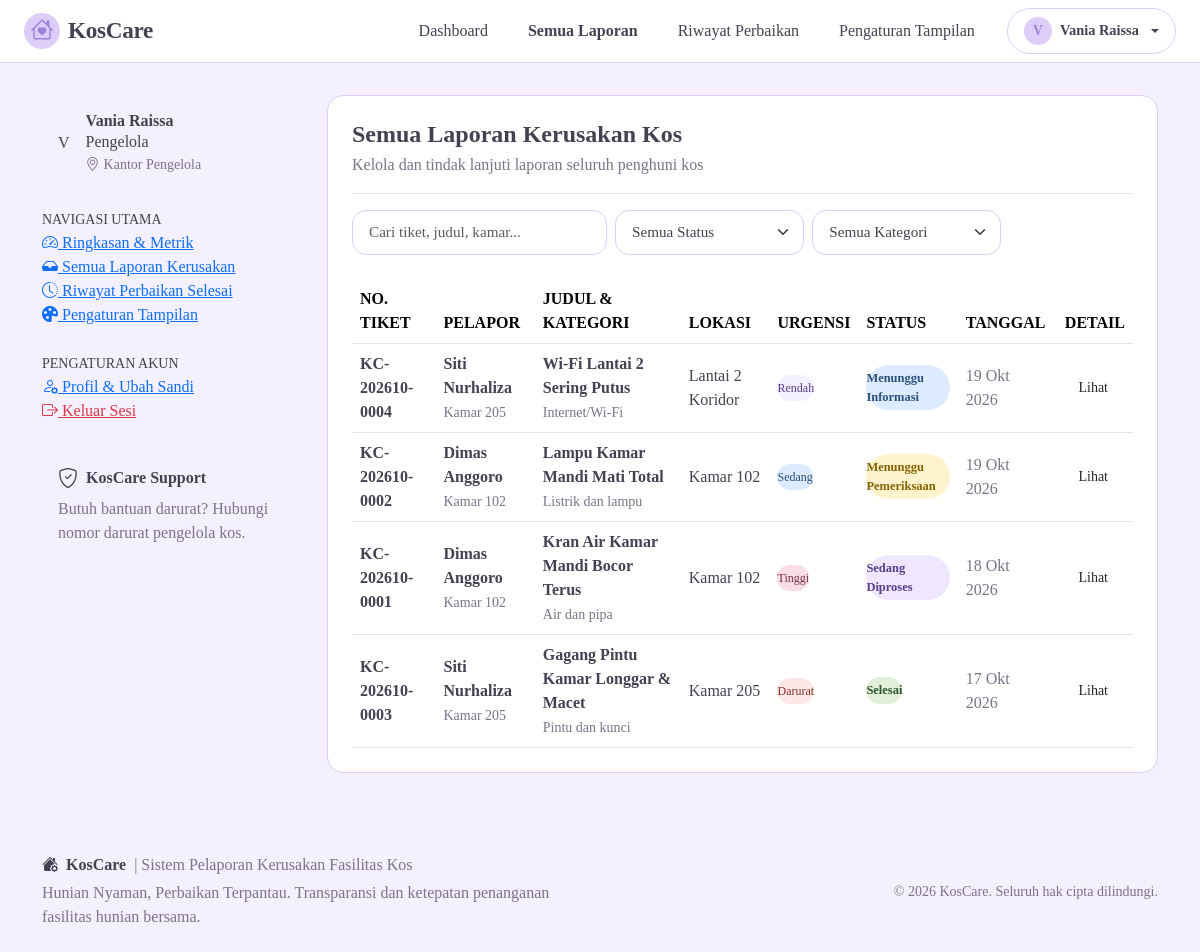
The page /reports/index.php (signed in) on the database its author committed.
### tables this page shows
CREATE TABLE `theme_settings` (
  `id` INT UNSIGNED NOT NULL DEFAULT 1,
  `preset_name` VARCHAR(50) NOT NULL DEFAULT 'Pastel Lilac',
  `color_primary` VARCHAR(20) NOT NULL DEFAULT '#9B82D8',
  `color_secondary` VARCHAR(20) NOT NULL DEFAULT '#DCCEF9',
  `color_background` VARCHAR(20) NOT NULL DEFAULT '#F5F0FF',
  `color_card` VARCHAR(20) NOT NULL DEFAULT '#FFFFFF',
  `color_button` VARCHAR(20) NOT NULL DEFAULT '#9B82D8',
  `color_text` VARCHAR(20) NOT NULL DEFAULT '#454052',
  `font_family` VARCHAR(100) NOT NULL DEFAULT 'Times New Roman, Times, Georgia, serif',
  `font_size_scale` VARCHAR(20) NOT NULL DEFAULT 'normal',
  `app_name` VARCHAR(100) NOT NULL DEFAULT 'KosCare',
  `app_tagline` VARCHAR(255) NOT NULL DEFAULT 'Perawatan Kos Jadi Lebih Mudah',
  `logo_path` VARCHAR(255) DEFAULT NULL,
  `logo_size` VARCHAR(20) NOT NULL DEFAULT 'medium',
  `card_radius` VARCHAR(20) NOT NULL DEFAULT '1rem',
  `button_shape` VARCHAR(20) NOT NULL DEFAULT 'pill',
  `updated_at` TIMESTAMP NOT NULL DEFAULT CURRENT_TIMESTAMP ON UPDATE CURRENT_TIMESTAMP,
  PRIMARY KEY (`id`)
);

CREATE TABLE `reports` (
  `id` INT UNSIGNED NOT NULL AUTO_INCREMENT,
  `ticket_number` VARCHAR(30) NOT NULL,
  `user_id` INT UNSIGNED NOT NULL,
  `title` VARCHAR(150) NOT NULL,
  `category` ENUM(
    'Listrik dan lampu',
    'Air dan pipa',
    'Kamar mandi',
    'Pintu dan kunci',
    'Furnitur',
    'Internet/Wi-Fi',
    'Fasilitas umum',
    'Lainnya'
  ) NOT NULL,
  `location` VARCHAR(100) NOT NULL,
  `description` TEXT NOT NULL,
  `urgency` ENUM('Rendah', 'Sedang', 'Tinggi', 'Darurat') NOT NULL DEFAULT 'Sedang',
  `photo` VARCHAR(255) DEFAULT NULL,
  `status` ENUM(
    'Menunggu Pemeriksaan',
    'Sedang Diproses',
    'Menunggu Informasi',
    'Selesai',
    'Ditolak'
  ) NOT NULL DEFAULT 'Menunggu Pemeriksaan',
  `created_at` TIMESTAMP NOT NULL DEFAULT CURRENT_TIMESTAMP,
  `updated_at` TIMESTAMP NOT NULL DEFAULT CURRENT_TIMESTAMP ON UPDATE CURRENT_TIMESTAMP,
  PRIMARY KEY (`id`),
  UNIQUE KEY `uk_reports_ticket` (`ticket_number`),
  KEY `idx_reports_user_id` (`user_id`),
  KEY `idx_reports_status` (`status`),
  KEY `idx_reports_urgency` (`urgency`),
  KEY `idx_reports_category` (`category`),
  KEY `idx_reports_created_at` (`created_at`),
  CONSTRAINT `fk_reports_user` FOREIGN KEY (`user_id`) REFERENCES `users` (`id`) ON DELETE CASCADE
);

CREATE TABLE `users` (
  `id` INT UNSIGNED NOT NULL AUTO_INCREMENT,
  `name` VARCHAR(100) NOT NULL,
  `username` VARCHAR(50) NOT NULL,
  `email` VARCHAR(100) NOT NULL,
  `password` VARCHAR(255) NOT NULL,
  `phone` VARCHAR(20) NOT NULL,
  `room_number` VARCHAR(20) DEFAULT NULL,
  `role` ENUM('penghuni', 'pengelola', 'teknisi') NOT NULL DEFAULT 'penghuni',
  `status` ENUM('active', 'inactive') NOT NULL DEFAULT 'active',
  `created_at` TIMESTAMP NOT NULL DEFAULT CURRENT_TIMESTAMP,
  `updated_at` TIMESTAMP NOT NULL DEFAULT CURRENT_TIMESTAMP ON UPDATE CURRENT_TIMESTAMP,
  PRIMARY KEY (`id`),
  UNIQUE KEY `uk_users_username` (`username`),
  UNIQUE KEY `uk_users_email` (`email`),
  KEY `idx_users_role` (`role`)
);

### reports/index.php (the view, shortened to what the rows shown need)
<?php
require_once __DIR__ . '/../includes/functions.php';
require_once __DIR__ . '/../includes/auth.php';
$user = currentUser();
$isManager = ($user['role'] === 'pengelola');
$pdo = getDBConnection();
$sql = "
    SELECT r.*, u.name AS reporter_name, u.room_number, u.phone AS reporter_phone
    FROM reports r
    JOIN users u ON r.user_id = u.id
    WHERE 1=1
";
$params = [];
$sql .= " ORDER BY r.created_at DESC";
$stmt = $pdo->prepare($sql);
$stmt->execute($params);
$reports = $stmt->fetchAll();
require_once __DIR__ . '/../includes/header.php';
require_once __DIR__ . '/../includes/navbar.php';
?>
<div class="container py-4 my-2">
    <div class="row g-4">
        <div class="col-lg-9">
            <div class="card card-custom p-4 mb-4 shadow-xs">
                <?php if (empty($reports)): ?>
                    <div class="text-center py-5">
                        <div class="stat-icon-wrapper mx-auto mb-3 bg-light text-taupe">
                            <i class="bi bi-folder2-open"></i>
                        </div>
                        <h6 class="fw-bold text-charcoal">Tidak Ada Laporan</h6>
                        <p class="text-taupe fs-7 mb-3">Tidak ditemukan data laporan kerusakan yang sesuai kriteria.</p>
                        <?php if (!$isManager): ?>
                            <a href="<?php echo BASE_URL; ?>/reports/create.php" class="btn btn-sage btn-sm px-3 rounded-pill text-white fw-medium">
                                Buat Laporan Baru
                            </a>
                        <?php endif; ?>
                    </div>
                <?php else: ?>
                    <div class="table-responsive">
                        <table class="table align-middle table-hover mb-0">
                            <thead>
                                <tr class="text-taupe fs-8 text-uppercase border-bottom">
                                    <th>No. Tiket</th>
                                    <?php if ($isManager): ?>
                                        <th>Pelapor</th>
                                    <?php endif; ?>
                                    <th>Judul & Kategori</th>
                                    <th>Lokasi</th>
                                    <th>Urgensi</th>
                                    <th>Status</th>
                                    <th>Tanggal</th>
                                    <th class="text-end">Detail</th>
                                </tr>
                            </thead>
                            <tbody>
                                <?php foreach ($reports as $rep): ?>
                                    <tr>
                                        <td>
                                            <span class="fw-bold text-charcoal fs-7"><?php echo e($rep['ticket_number']); ?></span>
                                        </td>
                                        <?php if ($isManager): ?>
                                            <td>
                                                <div class="fw-semibold text-charcoal fs-7"><?php echo e($rep['reporter_name']); ?></div>
                                                <small class="text-taupe fs-8"><?php echo e($rep['room_number']); ?></small>
                                            </td>
                                        <?php endif; ?>
                                        <td>
                                            <div class="fw-semibold text-charcoal fs-7"><?php echo e($rep['title']); ?></div>
                                            <small class="text-taupe fs-8"><?php echo e($rep['category']); ?></small>
                                        </td>
                                        <td>
                                            <span class="fs-7 text-charcoal"><?php echo e($rep['location']); ?></span>
                                        </td>
                                        <td>
                                            <?php echo renderUrgencyBadge($rep['urgency']); ?>
                                        </td>
                                        <td>
                                            <?php echo renderStatusBadge($rep['status']); ?>
                                        </td>
                                        <td>
                                            <span class="fs-8 text-taupe"><?php echo formatDateShort($rep['created_at']); ?></span>
                                        </td>
                                        <td class="text-end">
                                            <a href="<?php echo BASE_URL; ?>/reports/detail.php?id=<?php echo (int)$rep['id']; ?>" class="btn btn-sm btn-outline-sage rounded-pill px-3 py-1">
                                                Lihat
                                            </a>
                                        </td>
                                    </tr>
                                <?php endforeach; ?>
                            </tbody>
                        </table>
                    </div>
                <?php endif; ?>
            </div>
        </div>
    </div>
</div>
<?php require_once __DIR__ . '/../includes/footer.php'; ?>

### includes/navbar.php (shortened to what the rows shown need)
<nav class="navbar navbar-expand-lg navbar-custom sticky-top py-2.5">
    <div class="container-fluid px-lg-4">
        <?php
        $dynLogo = function_exists('getAppLogo') ? getAppLogo() : null;
        $dynName = function_exists('getAppName') ? getAppName() : 'KosCare';
        $dynSettings = function_exists('getThemeSettings') ? getThemeSettings() : [];
        $dynLogoHeight = function_exists('getLogoHeightPx') ? getLogoHeightPx($dynSettings['logo_size'] ?? 'medium') : 36;
        ?>
        <a class="navbar-brand d-flex align-items-center gap-2 brand-title" href="<?php echo BASE_URL; ?>/index.php">
            <?php if ($dynLogo): ?>
                <img src="<?php echo htmlspecialchars($dynLogo); ?>" alt="Logo" style="height: <?php echo $dynLogoHeight; ?>px; max-width: 140px; object-fit: contain;">
            <?php else: ?>
                <span class="d-inline-flex align-items-center justify-content-center rounded-circle" style="width: 36px; height: 36px; background-color: var(--color-pastel-lilac); color: var(--color-primary-purple);">
                    <i class="bi bi-house-heart"></i>
                </span>
            <?php endif; ?>
            <span><?php echo htmlspecialchars($dynName); ?></span>
        </a>
    </div>
</nav>

### includes/functions.php (shortened to what the rows shown need)
<?php
function e(?string $string): string {
    return htmlspecialchars($string ?? '', ENT_QUOTES, 'UTF-8');
}
function formatDateShort(?string $datetime): string {
    $timestamp = strtotime($datetime);
    $bulan = [
        1 => 'Jan', 'Feb', 'Mar', 'Apr', 'Mei', 'Jun',
        'Jul', 'Agt', 'Sep', 'Okt', 'Nov', 'Des'
    ];
    $d = date('j', $timestamp);
    $m = $bulan[(int)date('n', $timestamp)];
    $y = date('Y', $timestamp);
    return "{$d} {$m} {$y}";
}
function renderStatusBadge(string $status): string {
    $colors = [
        'Menunggu Pemeriksaan' => ['bg' => '#FFF3CD', 'text' => '#856404'],
        'Sedang Diproses'      => ['bg' => '#EEE7FF', 'text' => '#553E8A'],
        'Menunggu Informasi'   => ['bg' => '#DCEBFF', 'text' => '#2B517D'],
        'Selesai'              => ['bg' => '#E2F0D9', 'text' => '#2B542C'],
        'Ditolak'              => ['bg' => '#FCE8E6', 'text' => '#8A332A']
    ];
    $cfg = $colors[$status] ?? ['bg' => '#F5F0FF', 'text' => '#454052'];
    $sStatus = htmlspecialchars($status, ENT_QUOTES, 'UTF-8');
    return sprintf(
        '<span class="d-inline-flex align-items-center px-2.5 py-1 rounded-pill fw-semibold" style="background-color: %s; color: %s; font-size: 0.78rem;">
            %s
        </span>',
        $cfg['bg'],
        $cfg['text'],
        $sStatus
    );
}
function renderUrgencyBadge(string $urgency): string {
    $colors = [
        'Rendah'  => ['bg' => '#F5F0FF', 'text' => '#553E8A'],
        'Sedang'  => ['bg' => '#DCEBFF', 'text' => '#2B517D'],
        'Tinggi'  => ['bg' => '#F8DCE8', 'text' => '#7A2E49'],
        'Darurat' => ['bg' => '#FCE8E6', 'text' => '#8A332A']
    ];
    $cfg = $colors[$urgency] ?? ['bg' => '#F5F0FF', 'text' => '#454052'];
    $sUrgency = htmlspecialchars($urgency, ENT_QUOTES, 'UTF-8');
    return sprintf(
        '<span class="d-inline-flex align-items-center px-2.5 py-1 rounded-pill" style="background-color: %s; color: %s; font-size: 0.75rem;">
            %s
        </span>',
        $cfg['bg'],
        $cfg['text'],
        $sUrgency
    );
}

### rows shown on the page
theme_settings: app_name "KosCare"
reports: ticket_number "KC-202610-0004", user.name "Siti Nurhaliza", user.room_number "Kamar 205", title "Wi-Fi Lantai 2 Sering Putus", category "Internet/Wi-Fi", location "Lantai 2 Koridor", urgency "Rendah", status "Menunggu Informasi", created_at "19 Okt 2026"
reports: ticket_number "KC-202610-0002", user.name "Dimas Anggoro", user.room_number "Kamar 102", title "Lampu Kamar Mandi Mati Total", category "Listrik dan lampu", location "Kamar 102", urgency "Sedang", status "Menunggu Pemeriksaan", created_at "19 Okt 2026"
reports: ticket_number "KC-202610-0001", user.name "Dimas Anggoro", user.room_number "Kamar 102", title "Kran Air Kamar Mandi Bocor Terus", category "Air dan pipa", location "Kamar 102", urgency "Tinggi", status "Sedang Diproses", created_at "18 Okt 2026"
reports: ticket_number "KC-202610-0003", user.name "Siti Nurhaliza", user.room_number "Kamar 205", title "Gagang Pintu Kamar Longgar & Macet", category "Pintu dan kunci", location "Kamar 205", urgency "Darurat", status "Selesai", created_at "17 Okt 2026"

### other values the page prints
substr($user['name'], 0, 1) "V"
$user['name'] "Vania Raissa"
substr($user['name'] ?? 'U', 0, 1) "V"
$user['role'] "Pengelola"
$user['room_number'] "Kantor Pengelola"
